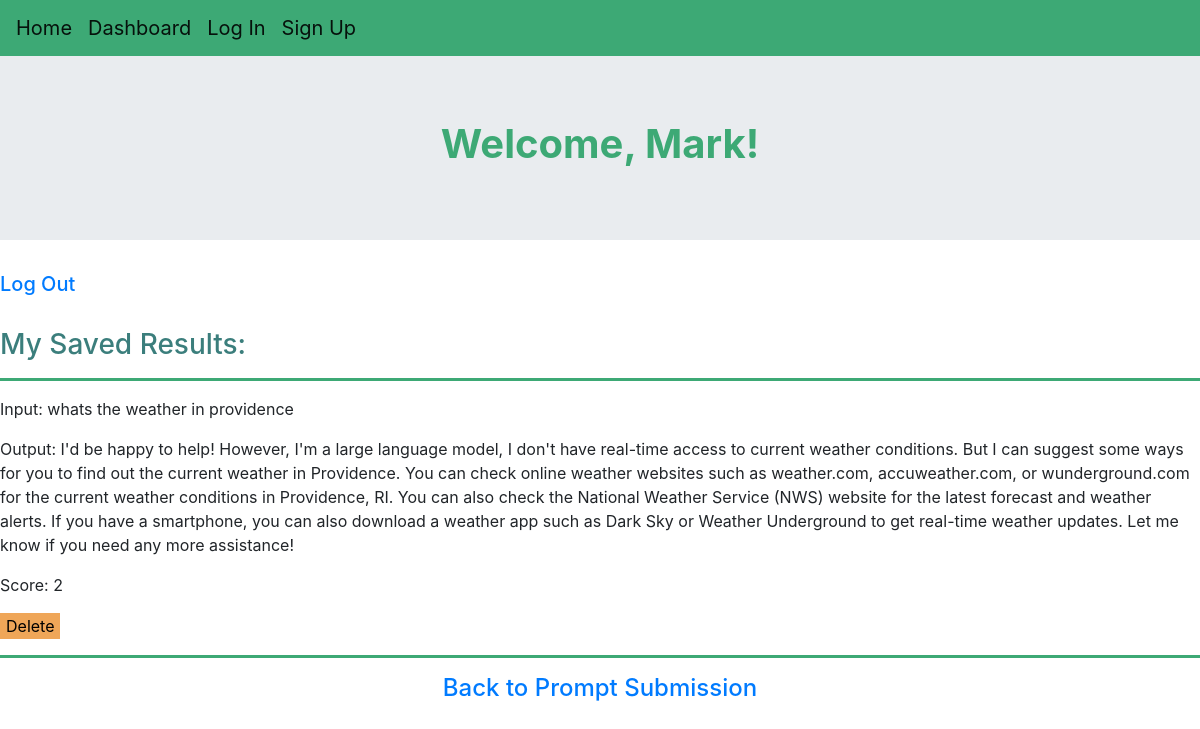
Page /dashboard (signed in) on the earlier database version.
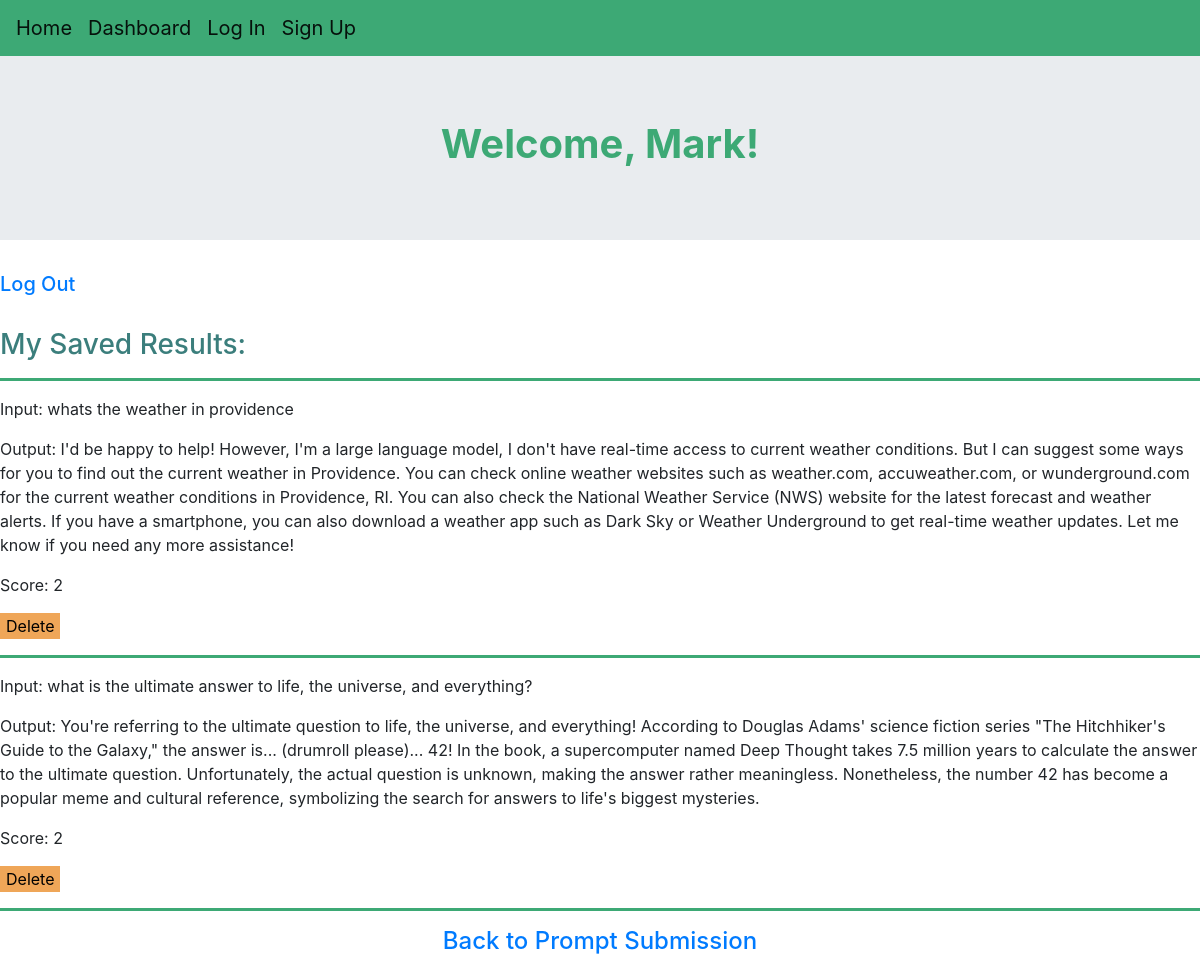
Same page on the later database version.
### app.py (models this page shows)
class User(db.Model, UserMixin):
     id = db.Column(db.Integer, primary_key=True)
     username = db.Column(db.String(20), nullable=False, unique=True)
     password = db.Column(db.String(80), nullable=False)

class Prompts(db.Model):
     id = db.Column(db.Integer, primary_key=True)
     user = db.Column(db.String)
     input = db.Column(db.String(1000), nullable=False, unique=False)
     output = db.Column(db.String(1000), nullable=False)
     overall = db.Column(db.Integer)

### app.py (the view)
@app.route('/dashboard', methods=["POST", "GET"])
@login_required
def dashboard():
    finalUserPrompts = []
    userPrompts = Prompts.query.filter_by(user = session['user']).all()
    for entry in userPrompts:
        prompt = {}
        prompt["Search"] = entry.id
        prompt["Input"] = entry.input
        prompt["Output"] = entry.output
        prompt["Score"] = entry.overall
        finalUserPrompts.append(prompt)
    return render_template('dashboard.html', userPrompts = finalUserPrompts)

### app.py (called while the page is built)
@login_manager.user_loader
def load_user(user_id):
     return User.query.get(int(user_id))

### templates/dashboard.html
{% extends "index.html" %}
{% block content %}
<div class="jumbotron jumbotron-fluid">
    <center><h1>Welcome, {{ current_user.username }}!</h1></center>
</div>
<h5><a href="{{ url_for('logout') }}">Log Out</a></h5><br>
<h3>My Saved Results:</h3>
{% for prompt in userPrompts%}
    <hr>
    {% for key, value in prompt.items() %}
        {% if key == 'Search' %}
            <p> </p>
        {% else %}
            <p>{{ key }}: {{ value }}</p>
        {% endif %}
    {% endfor %}
        <form action="{{ url_for('delete', id=prompt["Search"]) }}">
        <button class='deletebutton' type="submit">Delete</button>
{% endfor %}
<hr>
<center><h4><a href="{{ url_for('hello') }}">Back to Prompt Submission</a></h4></center>
{% endblock %}

### templates/index.html (shortened to what this page needs)
<!DOCTYPE html>
<html lang="en">
<head>
    <link rel="stylesheet" href="https://cdn.jsdelivr.net/npm/bootstrap@4.6.2/dist/css/bootstrap.min.css">
    <link rel= "stylesheet" type= "text/css" href= "{{ url_for('static',filename='styles/main.css') }}">
    <nav class="navbar navbar-expand-md navbar-light" style="background-color: #3da975;">
        <a class="navbar-brand" href="{{ url_for('hello') }}">Home</a>
        <a class="navbar-brand" href="{{ url_for('dashboard') }}">Dashboard</a>
        <a class="navbar-brand" href="{{ url_for('login') }}">Log In</a>
        <a class="navbar-brand" href="{{ url_for('register') }}">Sign Up</a>
    </nav>
</head>
<body>
    {% block content %}
    {% endblock %}
</body>
</html>

### static/styles/main.css (style rules this page uses)
h1 { color: #3da975; font-weight: bold; }
h3 { color: #3b7e7c; }
hr { border-width: 3px; border-color: #3da975; }
.deletebutton { border: none; background-color: rgb(239, 166, 88); }

Differences in the rows shown:
added Prompts: key "Input", input "what is the ultimate answer to life, the universe, and everything?", key "Output", output "You're referring to the ultimate question to life, the universe, and everything! According to Douglas Adams' science fiction series \"The Hitchhiker's Guide to the Galaxy,\" the answer is... (drumroll please)... 42! In the book, a supercomputer named Deep Thought takes 7.5 million years to calculate the answer to the ultimate question. Unfortunately, the actual question is unknown, making the answer rather meaningless. Nonetheless, the number 42 has become a popular meme and cultural reference, symbolizing the search for answers to life's biggest mysteries.", prompt "Score", prompt "2"
